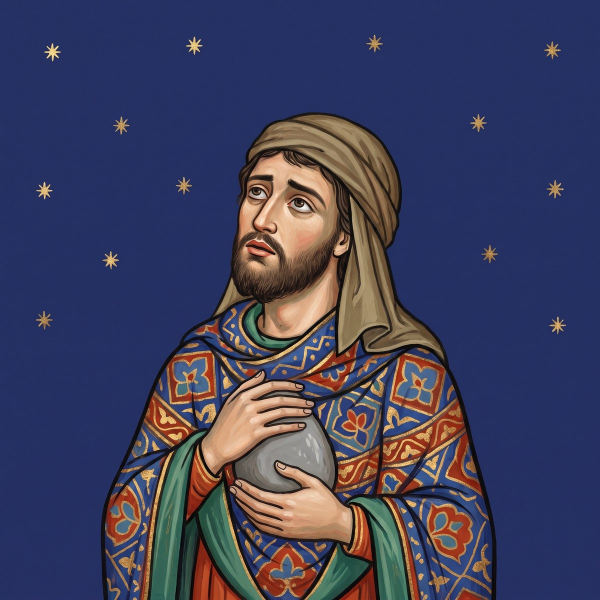
#> input picture voices/portraits/jacob.jpg, 1200 x 1200 px (shown at 1/2 size)
$ python -i animate.py   (imports and definitions only)
#> lines starting #> are read from the running program, lines starting #| are printed output that depends on the picture
"""Bring a portrait to life: an eight-second loop made with Google's Veo video model, the model family behind the
Jacob's Dream loops. Each clip starts and ends on the portrait itself, so it loops without a jump.
Needs a Gemini API key in the environment as GEMINI_API_KEY, and: pip install google-genai pillow imageio-ffmpeg
Run from the repository root:
  python3 voices/tools/animate.py jacob                     # one character, with Veo 3.1 Fast
  python3 voices/tools/animate.py jacob --model lite        # the same, with Veo 3.1 Lite (cheaper; see below)
  python3 voices/tools/animate.py jacob --model lite,fast   # both, to compare
  python3 voices/tools/animate.py --use jacob fast          # choose which version the page plays
  python3 voices/tools/animate.py --off jacob               # back to the still portrait
Writes voices/portraits/loops/<id>-<model>.mp4 and .webm (720 x 720, no sound; each browser plays the one it can) and
voices/data/loops.js, which tells the page which loop to play. Veo makes only wide or tall video, so the square portrait is padded with its own background
color and the square is cropped back out. Raw clips and the prompts behind them go to portraits-source/loops/,
which is not committed. An eight-second clip costs about $0.80 with Fast and $0.40 with Lite (September 2026). In the
first test, Lite put a halo over Jacob's head despite the prompt, so Fast is the default. Watch every clip before
using it: look for halos, text, and faces that smear or turn."""
import hashlib, io, json, os, re, subprocess, sys, time

REPO = os.path.abspath(os.path.join(os.path.dirname(__file__), "..", ".."))
PORTRAITS = os.path.join(REPO, "voices", "portraits")
OUT = os.path.join(PORTRAITS, "loops")
JS = os.path.join(REPO, "voices", "data", "loops.js")
SOURCE = os.path.join(REPO, "portraits-source", "loops")
MODELS = {"lite": "veo-3.1-lite-generate-preview", "fast": "veo-3.1-fast-generate-preview"}
NEGATIVE_OK = {"fast"}  # Lite turns away a negative prompt; the main prompt already says what to avoid
SIDE = 720

# What moves, for each character. Small and slow: the portrait should feel alive, not perform.
MOTION = {
    "jacob": "Jacob breathes slowly, blinks once, and lifts his eyes a little higher, as if he has just noticed "
             "something wonderful above him. His hands stay on the stone against his chest.",
    "esau": "Esau breathes and blinks, and his frown softens a little as his eyes move slowly to one side and back. "
            "His mouth stays closed. The bow on his shoulder stays still.",
    "rebekah": "Rebekah breathes slowly and blinks, and her eyes look to the side and back, thoughtful and a little "
               "sad. Her hands stay exactly where they are: one hand holds the jar on her shoulder, and no other hand "
               "appears. The edge of her scarf stirs. Her mouth stays closed.",
    "isaac": "Isaac breathes slowly. His eyes stay closed the whole time. His two hands stay raised at the same "
             "height in blessing and tremble very slightly; they do not come together or drop. His long white beard "
             "stirs.",
    "angel": "The flame at the center flickers and sways. The golden wings open a little and close again, slowly. "
             "No face or figure appears in the flame or the wings.",
    "stone": "Light glints and moves slowly across the gold on the stone. The stone itself does not move.",
    "rashi": "Rashi breathes and blinks, and his eyes move as he thinks. The quill stays in his hand, away from his "
             "mouth, and turns only slightly. The vine leaves stir.",
    "sages": "The three sages breathe and lean a little closer together. The one in the middle lifts his hand "
             "slightly, and the one on the right smiles a little more.",
    "ramban": "Ramban breathes slowly and blinks. His hand shifts a little on the closed book, whose plain cover has "
              "no letters on it.",
    "rambam": "Rambam breathes and blinks. The brass astrolabe turns slightly on its ring and catches the light.",
}
SHARED = ("A living portrait with gentle, slow, subtle motion only. {motion} Heads stay turned the way they are; only "
          "the eyes, the breath, the hands, and the cloth move a little. The small gold stars in the background "
          "twinkle softly in place; no new sparkles, glitter, smoke, or shapes appear anywhere. The camera does not move: no zoom, no pan, no tilt. Keep the exact look of the painting, "
          "a flat medieval Hebrew manuscript miniature with flat colors, fine black ink outlines, and gold leaf; it "
          "does not become 3D or a photograph. No one speaks, and every mouth stays closed. No other people or figures "
          "appear anywhere, not even small ones far away; no new objects, no text, no halo, no glow. The last frame is exactly the same as the first frame.")
NEGATIVE = ("talking, open mouth, lip movement, camera movement, zoom, pan, 3D render, photorealistic, halo, glowing "
            "aura, text, letters, watermark, new people")


def ffmpeg():
    import imageio_ffmpeg
    return imageio_ffmpeg.get_ffmpeg_exe()


def padded(path):
    """The square portrait in the middle of a 16:9 frame, the sides filled with the colors along its own edges."""
#> called with path = '../portraits/jacob.jpg'
    from PIL import Image
    img = Image.open(path).convert("RGB")
#> img is the input picture: PIL image 1200x1200 RGB; mean R, G, B 63.4, 63.8, 92.3
    w, h = img.size
#> w = 1200; h = 1200
    W = round(h * 16 / 9)
#> W = 2133
    x0 = (W - w) // 2
#> x0 = 466
    canvas = Image.new("RGB", (W, h))
#> canvas: PIL image 2133x1200 RGB; every value is 0
    for box, at, width in (((0, 0, 8, h), 0, x0), ((w - 8, 0, w, h), x0 + w, W - w - x0)):
        strip = img.crop(box).resize((1, h), Image.LANCZOS)  # the average color of each row along that edge
        canvas.paste(strip.resize((width, h)), (at, 0))
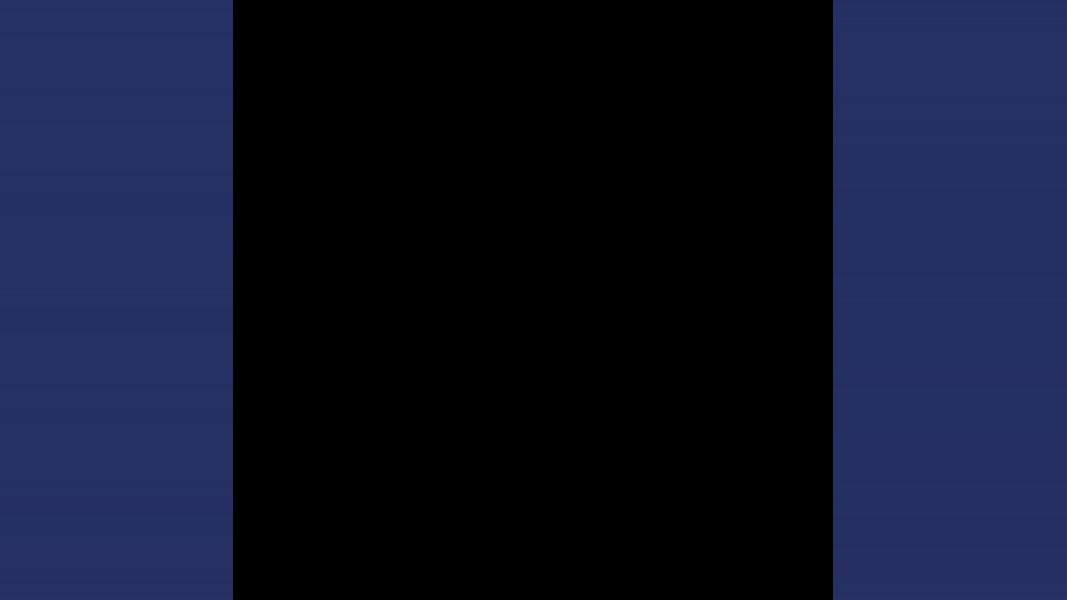
#> canvas: PIL image 2133x1200 RGB (shown at 1/2 size); mean R, G, B 16, 21.1, 43.3
    canvas.paste(img, (x0, 0))
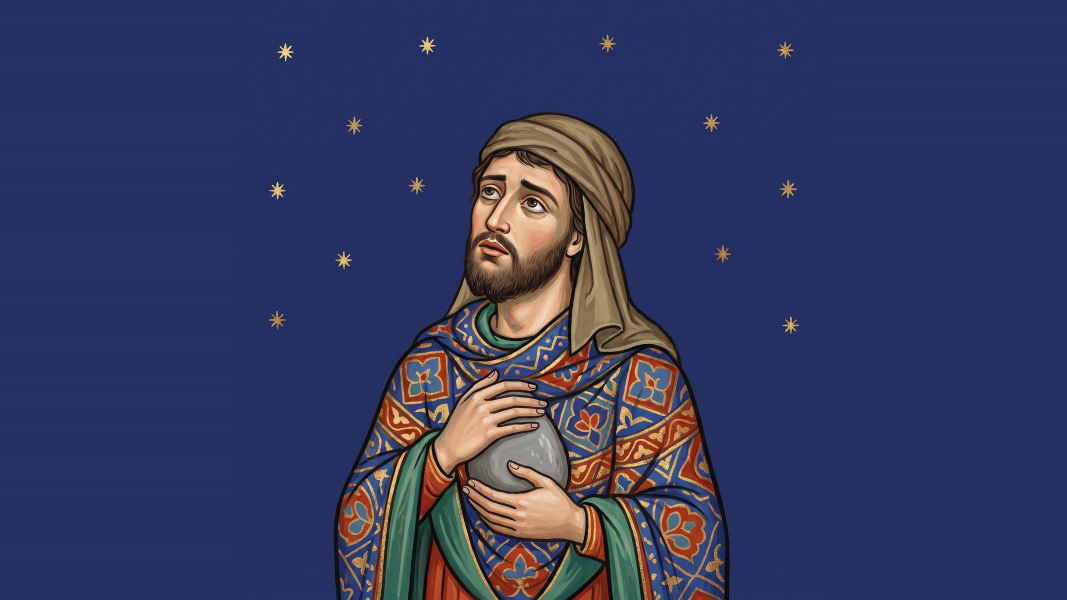
#> canvas: PIL image 2133x1200 RGB (shown at 1/2 size); mean R, G, B 51.7, 57, 95.2
    buf = io.BytesIO()
    canvas.save(buf, format="PNG")
    return buf.getvalue()


# [148 lines left out: functions closest_return, square, webm, seam, read_js, write_js and 3 more, not called in this run]


# [2 lines not run here, left out]

>>> result = padded('../portraits/jacob.jpg')
